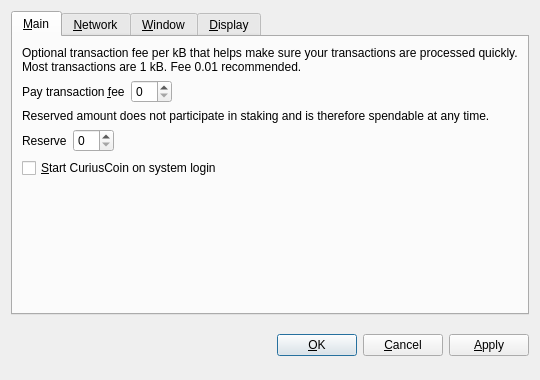
<?xml version="1.0" encoding="UTF-8"?>
<ui version="4.0">
 <class>OptionsDialog</class>
 <widget class="QDialog" name="OptionsDialog">
  <property name="geometry">
   <rect>
    <x>0</x>
    <y>0</y>
    <width>540</width>
    <height>380</height>
   </rect>
  </property>
  <property name="windowTitle">
   <string>Options</string>
  </property>
  <property name="modal">
   <bool>true</bool>
  </property>
  <layout class="QVBoxLayout" name="verticalLayout">
   <item>
    <widget class="QTabWidget" name="tabWidget">
     <property name="tabPosition">
      <enum>QTabWidget::North</enum>
     </property>
     <property name="currentIndex">
      <number>0</number>
     </property>
     <widget class="QWidget" name="tabMain">
      <attribute name="title">
       <string>&amp;Main</string>
      </attribute>
      <layout class="QVBoxLayout" name="verticalLayout_Main">
       <item>
        <widget class="QLabel" name="transactionFeeInfoLabel">
         <property name="text">
          <string>Optional transaction fee per kB that helps make sure your transactions are processed quickly. Most transactions are 1 kB. Fee 0.01 recommended.</string>
         </property>
         <property name="textFormat">
          <enum>Qt::PlainText</enum>
         </property>
         <property name="wordWrap">
          <bool>true</bool>
         </property>
        </widget>
       </item>
       <item>
        <layout class="QHBoxLayout" name="horizontalLayoutFee">
         <item>
          <widget class="QLabel" name="transactionFeeLabel">
           <property name="text">
            <string>Pay transaction &amp;fee</string>
           </property>
           <property name="textFormat">
            <enum>Qt::PlainText</enum>
           </property>
           <property name="buddy">
            <cstring>transactionFee</cstring>
           </property>
          </widget>
         </item>
         <item>
          <widget class="BitcoinAmountField" name="transactionFee"/>
         </item>
         <item>
          <spacer name="horizontalSpacerFee">
           <property name="orientation">
            <enum>Qt::Horizontal</enum>
           </property>
           <property name="sizeHint" stdset="0">
            <size>
             <width>40</width>
             <height>20</height>
            </size>
           </property>
          </spacer>
         </item>
        </layout>
       </item>
       <item>
        <widget class="QLabel" name="reserveBalanceInfoLabel">
         <property name="text">
          <string>Reserved amount does not participate in staking and is therefore spendable at any time.</string>
         </property>
         <property name="textFormat">
          <enum>Qt::PlainText</enum>
         </property>
         <property name="wordWrap">
          <bool>true</bool>
         </property>
        </widget>
       </item>
       <item>
        <layout class="QHBoxLayout" name="horizontalLayoutReserveBalance">
         <item>
          <widget class="QLabel" name="reserveBalanceLabel">
           <property name="text">
            <string>Reserve</string>
           </property>
           <property name="textFormat">
            <enum>Qt::PlainText</enum>
           </property>
           <property name="buddy">
            <cstring>reserveBalance</cstring>
           </property>
          </widget>
         </item>
         <item>
          <widget class="BitcoinAmountField" name="reserveBalance"/>
         </item>
         <item>
          <spacer name="horizontalSpacerReserveBalance">
           <property name="orientation">
            <enum>Qt::Horizontal</enum>
           </property>
           <property name="sizeHint" stdset="0">
            <size>
             <width>40</width>
             <height>20</height>
            </size>
           </property>
          </spacer>
         </item>
        </layout>
       </item>
       <item>
        <widget class="QCheckBox" name="bitcoinAtStartup">
         <property name="toolTip">
          <string>Automatically start CuriusCoin after logging in to the system.</string>
         </property>
         <property name="text">
          <string>&amp;Start CuriusCoin on system login</string>
         </property>
        </widget>
       </item>
       <item>
        <spacer name="verticalSpacer_Main">
         <property name="orientation">
          <enum>Qt::Vertical</enum>
         </property>
         <property name="sizeHint" stdset="0">
          <size>
           <width>20</width>
           <height>40</height>
          </size>
         </property>
        </spacer>
       </item>
      </layout>
     </widget>
     <widget class="QWidget" name="tabNetwork">
      <attribute name="title">
       <string>&amp;Network</string>
      </attribute>
      <layout class="QVBoxLayout" name="verticalLayout_Network">
       <item>
        <widget class="QCheckBox" name="mapPortUpnp">
         <property name="toolTip">
          <string>Automatically open the CuriusCoin client port on the router. This only works when your router supports UPnP and it is enabled.</string>
         </property>
         <property name="text">
          <string>Map port using &amp;UPnP</string>
         </property>
        </widget>
       </item>
       <item>
        <widget class="QCheckBox" name="connectSocks">
         <property name="toolTip">
          <string>Connect to the CuriusCoin network through a SOCKS5 proxy (e.g. when connecting through Tor).</string>
         </property>
         <property name="text">
          <string>&amp;Connect through SOCKS5 proxy:</string>
         </property>
        </widget>
       </item>
       <item>
        <layout class="QHBoxLayout" name="horizontalLayout_Network">
         <item>
          <widget class="QLabel" name="proxyIpLabel">
           <property name="text">
            <string>Proxy &amp;IP:</string>
           </property>
           <property name="textFormat">
            <enum>Qt::PlainText</enum>
           </property>
           <property name="buddy">
            <cstring>proxyIp</cstring>
           </property>
          </widget>
         </item>
         <item>
          <widget class="QValidatedLineEdit" name="proxyIp">
           <property name="maximumSize">
            <size>
             <width>140</width>
             <height>16777215</height>
            </size>
           </property>
           <property name="toolTip">
            <string>IP address of the proxy (e.g. 127.0.0.1)</string>
           </property>
          </widget>
         </item>
         <item>
          <widget class="QLabel" name="proxyPortLabel">
           <property name="text">
            <string>&amp;Port:</string>
           </property>
           <property name="textFormat">
            <enum>Qt::PlainText</enum>
           </property>
           <property name="buddy">
            <cstring>proxyPort</cstring>
           </property>
          </widget>
         </item>
         <item>
          <widget class="QLineEdit" name="proxyPort">
           <property name="maximumSize">
            <size>
             <width>55</width>
             <height>16777215</height>
            </size>
           </property>
           <property name="toolTip">
            <string>Port of the proxy (e.g. 9050)</string>
           </property>
          </widget>
         </item>
         <item>
          <spacer name="horizontalSpacer_Network">
           <property name="orientation">
            <enum>Qt::Horizontal</enum>
           </property>
           <property name="sizeHint" stdset="0">
            <size>
             <width>40</width>
             <height>20</height>
            </size>
           </property>
          </spacer>
         </item>
        </layout>
       </item>
       <item>
        <spacer name="verticalSpacer_Network">
         <property name="orientation">
          <enum>Qt::Vertical</enum>
         </property>
         <property name="sizeHint" stdset="0">
          <size>
           <width>20</width>
           <height>40</height>
          </size>
         </property>
        </spacer>
       </item>
      </layout>
     </widget>
     <widget class="QWidget" name="tabWindow">
      <attribute name="title">
       <string>&amp;Window</string>
      </attribute>
      <layout class="QVBoxLayout" name="verticalLayout_Window">
       <item>
        <widget class="QCheckBox" name="minimizeToTray">
         <property name="toolTip">
          <string>Show only a tray icon after minimizing the window.</string>
         </property>
         <property name="text">
          <string>&amp;Minimize to the tray instead of the taskbar</string>
         </property>
        </widget>
       </item>
       <item>
        <widget class="QCheckBox" name="minimizeOnClose">
         <property name="toolTip">
          <string>Minimize instead of exit the application when the window is closed. When this option is enabled, the application will be closed only after selecting Quit in the menu.</string>
         </property>
         <property name="text">
          <string>M&amp;inimize on close</string>
         </property>
        </widget>
       </item>
       <item>
        <spacer name="verticalSpacer_Window">
         <property name="orientation">
          <enum>Qt::Vertical</enum>
         </property>
         <property name="sizeHint" stdset="0">
          <size>
           <width>20</width>
           <height>40</height>
          </size>
         </property>
        </spacer>
       </item>
      </layout>
     </widget>
     <widget class="QWidget" name="tabDisplay">
      <attribute name="title">
       <string>&amp;Display</string>
      </attribute>
      <layout class="QVBoxLayout" name="verticalLayout_Display">
       <item>
        <layout class="QHBoxLayout" name="horizontalLayout_1_Display">
         <item>
          <widget class="QLabel" name="langLabel">
           <property name="text">
            <string>User Interface &amp;language:</string>
           </property>
           <property name="textFormat">
            <enum>Qt::PlainText</enum>
           </property>
           <property name="buddy">
            <cstring>lang</cstring>
           </property>
          </widget>
         </item>
         <item>
          <widget class="QValueComboBox" name="lang">
           <property name="toolTip">
            <string>The user interface language can be set here. This setting will take effect after restarting CuriusCoin.</string>
           </property>
          </widget>
         </item>
        </layout>
       </item>
       <item>
        <layout class="QHBoxLayout" name="horizontalLayout_2_Display">
         <item>
          <widget class="QLabel" name="unitLabel">
           <property name="text">
            <string>&amp;Unit to show amounts in:</string>
           </property>
           <property name="textFormat">
            <enum>Qt::PlainText</enum>
           </property>
           <property name="buddy">
            <cstring>unit</cstring>
           </property>
          </widget>
         </item>
         <item>
          <widget class="QValueComboBox" name="unit">
           <property name="toolTip">
            <string>Choose the default subdivision unit to show in the interface and when sending coins.</string>
           </property>
          </widget>
         </item>
        </layout>
       </item>
       <item>
        <widget class="QCheckBox" name="coinControlFeatures">
         <property name="toolTip">
          <string>Whether to show coin control features or not.</string>
         </property>
         <property name="text">
          <string>Display coin &amp;control features (experts only!)</string>
         </property>
        </widget>
       </item>
       <item>
        <widget class="QCheckBox" name="minimizeCoinAge">
         <property name="toolTip">
          <string>Whether to select the coin outputs randomly or with minimal coin age.</string>
         </property>
         <property name="text">
          <string>Minimize weight consumption (experimental)</string>
         </property>
        </widget>
       </item>
       <item>
        <widget class="QCheckBox" name="useBlackTheme">
         <property name="text">
          <string>Use black visual theme (requires restart)</string>
         </property>
        </widget>
       </item>
       <item>
        <spacer name="verticalSpacer_Display">
         <property name="orientation">
          <enum>Qt::Vertical</enum>
         </property>
         <property name="sizeHint" stdset="0">
          <size>
           <width>20</width>
           <height>40</height>
          </size>
         </property>
        </spacer>
       </item>
      </layout>
     </widget>
    </widget>
   </item>
   <item>
    <layout class="QHBoxLayout" name="horizontalLayout_Buttons">
     <item>
      <spacer name="horizontalSpacer_1">
       <property name="orientation">
        <enum>Qt::Horizontal</enum>
       </property>
       <property name="sizeHint" stdset="0">
        <size>
         <width>40</width>
         <height>48</height>
        </size>
       </property>
      </spacer>
     </item>
     <item>
      <widget class="QLabel" name="statusLabel">
       <property name="font">
        <font>
         <weight>75</weight>
         <bold>true</bold>
        </font>
       </property>
       <property name="text">
        <string/>
       </property>
       <property name="textFormat">
        <enum>Qt::PlainText</enum>
       </property>
       <property name="wordWrap">
        <bool>true</bool>
       </property>
      </widget>
     </item>
     <item>
      <spacer name="horizontalSpacer_2">
       <property name="orientation">
        <enum>Qt::Horizontal</enum>
       </property>
       <property name="sizeHint" stdset="0">
        <size>
         <width>40</width>
         <height>48</height>
        </size>
       </property>
      </spacer>
     </item>
     <item>
      <widget class="QPushButton" name="okButton">
       <property name="text">
        <string>&amp;OK</string>
       </property>
      </widget>
     </item>
     <item>
      <widget class="QPushButton" name="cancelButton">
       <property name="text">
        <string>&amp;Cancel</string>
       </property>
       <property name="autoDefault">
        <bool>false</bool>
       </property>
      </widget>
     </item>
     <item>
      <widget class="QPushButton" name="applyButton">
       <property name="text">
        <string>&amp;Apply</string>
       </property>
       <property name="autoDefault">
        <bool>false</bool>
       </property>
      </widget>
     </item>
    </layout>
   </item>
  </layout>
 </widget>
 <customwidgets>
  <customwidget>
   <class>BitcoinAmountField</class>
   <extends>QSpinBox</extends>
   <header>bitcoinamountfield.h</header>
  </customwidget>
  <customwidget>
   <class>QValueComboBox</class>
   <extends>QComboBox</extends>
   <header>qvaluecombobox.h</header>
  </customwidget>
  <customwidget>
   <class>QValidatedLineEdit</class>
   <extends>QLineEdit</extends>
   <header>qvalidatedlineedit.h</header>
  </customwidget>
 </customwidgets>
 <resources/>
 <connections/>
</ui>
